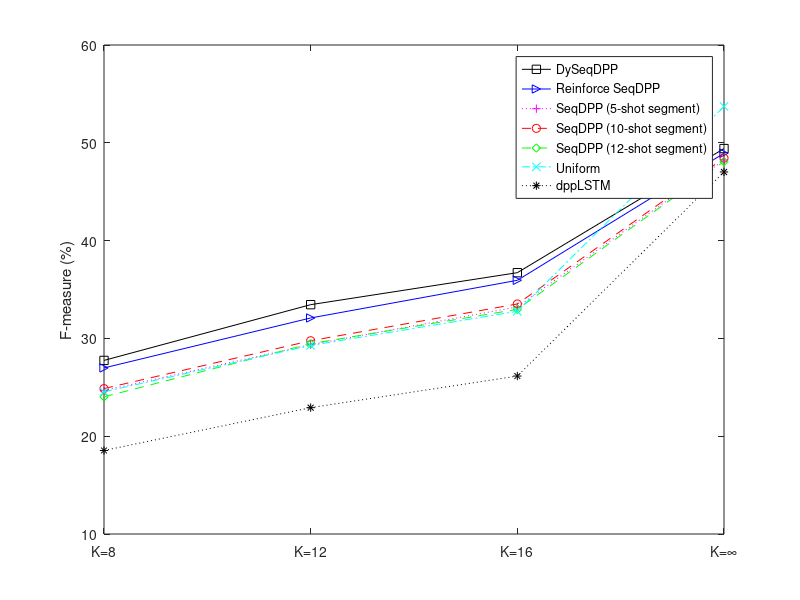

MATLAB code for this plot:
% x=linspace(0,2*pi,100);
% plot(x,sin(x),x,2*sin(x),x,3*sin(x));
uniform = [24.54,29.28,32.77,53.72];
seqdpp = [24.87,29.76,33.52,48.43];
reseqdpp = [26.98,32.09,35.94,48.93];
redseqdpp = [27.75,33.45,36.72,49.41];
seqdpp_5 = [24.67,29.36,33.22,48.23];
seqdpp_12 = [24.03,29.46,32.97,48.08];
dpplstm = [18.54,22.92,26.15,47.02];
x = [8,12,16,20];
strain_image = plot(x,redseqdpp,'ks-',x,reseqdpp,'b>-',x,seqdpp_5,'m+:',x,seqdpp,'ro--',x,seqdpp_12,'gd--',x,uniform,'cx-.',x,dpplstm,'k*:');
ylabel('F-measure (%)');
legend('DySeqDPP','Reinforce SeqDPP','SeqDPP (5-shot segment)','SeqDPP (10-shot segment)','SeqDPP (12-shot segment)','Uniform','dppLSTM');

set(gca,'XTick',[8:4:20]);
set(gca, 'XTicklabel',{'K=8','K=12','K=16','K=\infty'}); 
% axis tight;
%set (gcf,'Position',[0,0,500,500]);
saveas(gca,'matcurvenospace.bmp','bmp');